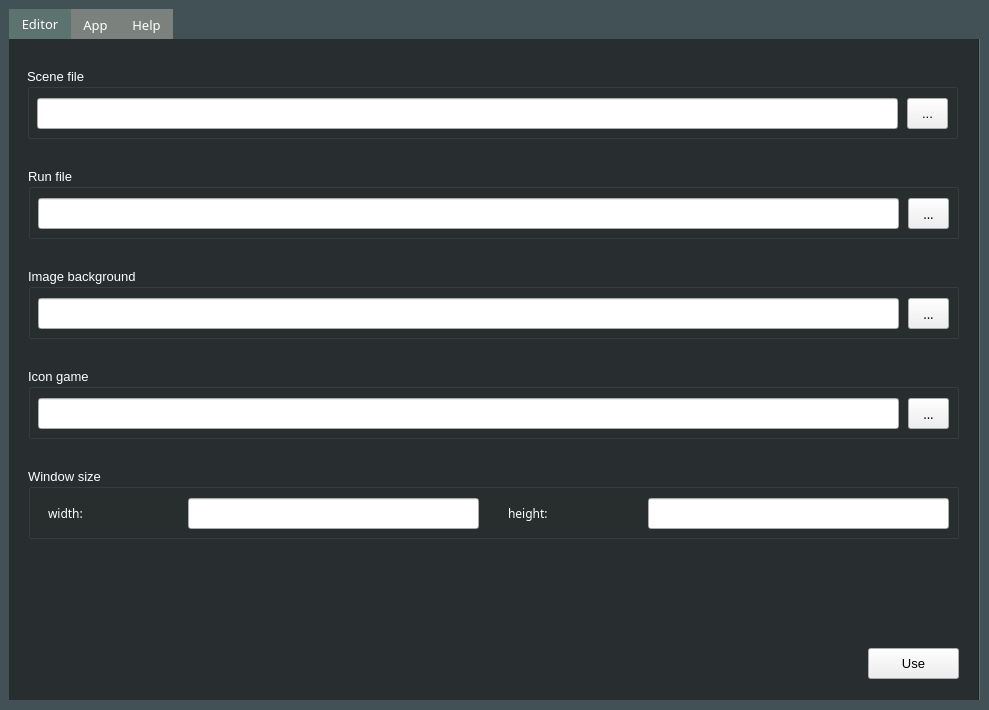
<?xml version="1.0" encoding="UTF-8"?>
<ui version="4.0">
 <class>Form</class>
 <widget class="QWidget" name="Form">
  <property name="geometry">
   <rect>
    <x>0</x>
    <y>0</y>
    <width>989</width>
    <height>710</height>
   </rect>
  </property>
  <property name="palette">
   <palette>
    <active>
     <colorrole role="Base">
      <brush brushstyle="SolidPattern">
       <color alpha="255">
        <red>255</red>
        <green>255</green>
        <blue>255</blue>
       </color>
      </brush>
     </colorrole>
     <colorrole role="Window">
      <brush brushstyle="SolidPattern">
       <color alpha="255">
        <red>65</red>
        <green>81</green>
        <blue>85</blue>
       </color>
      </brush>
     </colorrole>
    </active>
    <inactive>
     <colorrole role="Base">
      <brush brushstyle="SolidPattern">
       <color alpha="255">
        <red>255</red>
        <green>255</green>
        <blue>255</blue>
       </color>
      </brush>
     </colorrole>
     <colorrole role="Window">
      <brush brushstyle="SolidPattern">
       <color alpha="255">
        <red>65</red>
        <green>81</green>
        <blue>85</blue>
       </color>
      </brush>
     </colorrole>
    </inactive>
    <disabled>
     <colorrole role="Base">
      <brush brushstyle="SolidPattern">
       <color alpha="255">
        <red>65</red>
        <green>81</green>
        <blue>85</blue>
       </color>
      </brush>
     </colorrole>
     <colorrole role="Window">
      <brush brushstyle="SolidPattern">
       <color alpha="255">
        <red>65</red>
        <green>81</green>
        <blue>85</blue>
       </color>
      </brush>
     </colorrole>
    </disabled>
   </palette>
  </property>
  <property name="font">
   <font>
    <family>OCR A Extended</family>
   </font>
  </property>
  <property name="windowTitle">
   <string>Settings</string>
  </property>
  <property name="autoFillBackground">
   <bool>false</bool>
  </property>
  <widget class="QTabWidget" name="tabWidget">
   <property name="geometry">
    <rect>
     <x>9</x>
     <y>9</y>
     <width>971</width>
     <height>691</height>
    </rect>
   </property>
   <property name="font">
    <font>
     <family>OCR A Extended</family>
     <pointsize>10</pointsize>
    </font>
   </property>
   <property name="styleSheet">
    <string notr="true">QTabWidget::pane
{
    border: 1px;
    background-color: rgb(102, 126, 120, 190);
    color: rgb(255, 255, 255)
}

QTabBar::tab
{
	background-color: rgb(142, 146, 140, 190);
	color: rgb(255, 255, 255)
}

QTabBar::tab:selected
{
	background-color: rgb(102, 126, 120, 190);
	color: rgb(255, 255, 255)
}

QTabBar::tab:hover
{
	background-color: rgb(82, 106, 100, 190);
	color: rgb(255, 255, 255)
}</string>
   </property>
   <property name="currentIndex">
    <number>0</number>
   </property>
   <widget class="QWidget" name="tab">
    <attribute name="title">
     <string>Editor</string>
    </attribute>
    <widget class="QFrame" name="frame">
     <property name="geometry">
      <rect>
       <x>-1</x>
       <y>-1</y>
       <width>971</width>
       <height>671</height>
      </rect>
     </property>
     <property name="palette">
      <palette>
       <active>
        <colorrole role="Base">
         <brush brushstyle="SolidPattern">
          <color alpha="255">
           <red>255</red>
           <green>255</green>
           <blue>255</blue>
          </color>
         </brush>
        </colorrole>
        <colorrole role="Window">
         <brush brushstyle="SolidPattern">
          <color alpha="255">
           <red>40</red>
           <green>46</green>
           <blue>47</blue>
          </color>
         </brush>
        </colorrole>
       </active>
       <inactive>
        <colorrole role="Base">
         <brush brushstyle="SolidPattern">
          <color alpha="255">
           <red>255</red>
           <green>255</green>
           <blue>255</blue>
          </color>
         </brush>
        </colorrole>
        <colorrole role="Window">
         <brush brushstyle="SolidPattern">
          <color alpha="255">
           <red>40</red>
           <green>46</green>
           <blue>47</blue>
          </color>
         </brush>
        </colorrole>
       </inactive>
       <disabled>
        <colorrole role="Base">
         <brush brushstyle="SolidPattern">
          <color alpha="255">
           <red>40</red>
           <green>46</green>
           <blue>47</blue>
          </color>
         </brush>
        </colorrole>
        <colorrole role="Window">
         <brush brushstyle="SolidPattern">
          <color alpha="255">
           <red>40</red>
           <green>46</green>
           <blue>47</blue>
          </color>
         </brush>
        </colorrole>
       </disabled>
      </palette>
     </property>
     <property name="font">
      <font>
       <pointsize>7</pointsize>
      </font>
     </property>
     <property name="autoFillBackground">
      <bool>true</bool>
     </property>
     <property name="frameShape">
      <enum>QFrame::StyledPanel</enum>
     </property>
     <property name="frameShadow">
      <enum>QFrame::Raised</enum>
     </property>
     <widget class="QPushButton" name="pushButtonUse">
      <property name="geometry">
       <rect>
        <x>860</x>
        <y>610</y>
        <width>91</width>
        <height>31</height>
       </rect>
      </property>
      <property name="font">
       <font>
        <pointsize>10</pointsize>
       </font>
      </property>
      <property name="text">
       <string>Use</string>
      </property>
     </widget>
     <widget class="QGroupBox" name="groupBox">
      <property name="geometry">
       <rect>
        <x>20</x>
        <y>130</y>
        <width>931</width>
        <height>71</height>
       </rect>
      </property>
      <property name="palette">
       <palette>
        <active>
         <colorrole role="WindowText">
          <brush brushstyle="SolidPattern">
           <color alpha="255">
            <red>255</red>
            <green>255</green>
            <blue>255</blue>
           </color>
          </brush>
         </colorrole>
         <colorrole role="Text">
          <brush brushstyle="SolidPattern">
           <color alpha="255">
            <red>255</red>
            <green>255</green>
            <blue>255</blue>
           </color>
          </brush>
         </colorrole>
        </active>
        <inactive>
         <colorrole role="WindowText">
          <brush brushstyle="SolidPattern">
           <color alpha="255">
            <red>255</red>
            <green>255</green>
            <blue>255</blue>
           </color>
          </brush>
         </colorrole>
         <colorrole role="Text">
          <brush brushstyle="SolidPattern">
           <color alpha="255">
            <red>255</red>
            <green>255</green>
            <blue>255</blue>
           </color>
          </brush>
         </colorrole>
        </inactive>
        <disabled>
         <colorrole role="WindowText">
          <brush brushstyle="SolidPattern">
           <color alpha="255">
            <red>120</red>
            <green>120</green>
            <blue>120</blue>
           </color>
          </brush>
         </colorrole>
         <colorrole role="Text">
          <brush brushstyle="SolidPattern">
           <color alpha="255">
            <red>120</red>
            <green>120</green>
            <blue>120</blue>
           </color>
          </brush>
         </colorrole>
        </disabled>
       </palette>
      </property>
      <property name="font">
       <font>
        <pointsize>10</pointsize>
       </font>
      </property>
      <property name="title">
       <string>Run file</string>
      </property>
      <widget class="QToolButton" name="toolButtonRun">
       <property name="geometry">
        <rect>
         <x>880</x>
         <y>30</y>
         <width>41</width>
         <height>31</height>
        </rect>
       </property>
       <property name="font">
        <font>
         <family>OCR A Extended</family>
         <pointsize>10</pointsize>
        </font>
       </property>
       <property name="text">
        <string>...</string>
       </property>
      </widget>
      <widget class="QLineEdit" name="lineEditRun">
       <property name="geometry">
        <rect>
         <x>10</x>
         <y>30</y>
         <width>861</width>
         <height>31</height>
        </rect>
       </property>
       <property name="font">
        <font>
         <pointsize>9</pointsize>
        </font>
       </property>
      </widget>
     </widget>
     <widget class="QGroupBox" name="groupBox_2">
      <property name="geometry">
       <rect>
        <x>19</x>
        <y>30</y>
        <width>931</width>
        <height>71</height>
       </rect>
      </property>
      <property name="palette">
       <palette>
        <active>
         <colorrole role="WindowText">
          <brush brushstyle="SolidPattern">
           <color alpha="255">
            <red>255</red>
            <green>255</green>
            <blue>255</blue>
           </color>
          </brush>
         </colorrole>
        </active>
        <inactive>
         <colorrole role="WindowText">
          <brush brushstyle="SolidPattern">
           <color alpha="255">
            <red>255</red>
            <green>255</green>
            <blue>255</blue>
           </color>
          </brush>
         </colorrole>
        </inactive>
        <disabled>
         <colorrole role="WindowText">
          <brush brushstyle="SolidPattern">
           <color alpha="255">
            <red>120</red>
            <green>120</green>
            <blue>120</blue>
           </color>
          </brush>
         </colorrole>
        </disabled>
       </palette>
      </property>
      <property name="font">
       <font>
        <pointsize>10</pointsize>
       </font>
      </property>
      <property name="title">
       <string>Scene file</string>
      </property>
      <widget class="QToolButton" name="toolButtonScene">
       <property name="geometry">
        <rect>
         <x>880</x>
         <y>30</y>
         <width>41</width>
         <height>31</height>
        </rect>
       </property>
       <property name="font">
        <font>
         <pointsize>10</pointsize>
        </font>
       </property>
       <property name="text">
        <string>...</string>
       </property>
      </widget>
      <widget class="QLineEdit" name="lineEditScene">
       <property name="geometry">
        <rect>
         <x>10</x>
         <y>30</y>
         <width>861</width>
         <height>31</height>
        </rect>
       </property>
      </widget>
     </widget>
     <widget class="QGroupBox" name="groupBox_3">
      <property name="geometry">
       <rect>
        <x>20</x>
        <y>230</y>
        <width>931</width>
        <height>71</height>
       </rect>
      </property>
      <property name="palette">
       <palette>
        <active>
         <colorrole role="WindowText">
          <brush brushstyle="SolidPattern">
           <color alpha="255">
            <red>255</red>
            <green>255</green>
            <blue>255</blue>
           </color>
          </brush>
         </colorrole>
         <colorrole role="Text">
          <brush brushstyle="SolidPattern">
           <color alpha="255">
            <red>255</red>
            <green>255</green>
            <blue>255</blue>
           </color>
          </brush>
         </colorrole>
        </active>
        <inactive>
         <colorrole role="WindowText">
          <brush brushstyle="SolidPattern">
           <color alpha="255">
            <red>255</red>
            <green>255</green>
            <blue>255</blue>
           </color>
          </brush>
         </colorrole>
         <colorrole role="Text">
          <brush brushstyle="SolidPattern">
           <color alpha="255">
            <red>255</red>
            <green>255</green>
            <blue>255</blue>
           </color>
          </brush>
         </colorrole>
        </inactive>
        <disabled>
         <colorrole role="WindowText">
          <brush brushstyle="SolidPattern">
           <color alpha="255">
            <red>120</red>
            <green>120</green>
            <blue>120</blue>
           </color>
          </brush>
         </colorrole>
         <colorrole role="Text">
          <brush brushstyle="SolidPattern">
           <color alpha="255">
            <red>120</red>
            <green>120</green>
            <blue>120</blue>
           </color>
          </brush>
         </colorrole>
        </disabled>
       </palette>
      </property>
      <property name="font">
       <font>
        <pointsize>10</pointsize>
       </font>
      </property>
      <property name="title">
       <string>Image background</string>
      </property>
      <widget class="QToolButton" name="toolButtonImage">
       <property name="geometry">
        <rect>
         <x>880</x>
         <y>30</y>
         <width>41</width>
         <height>31</height>
        </rect>
       </property>
       <property name="font">
        <font>
         <family>OCR A Extended</family>
         <pointsize>10</pointsize>
        </font>
       </property>
       <property name="text">
        <string>...</string>
       </property>
      </widget>
      <widget class="QLineEdit" name="lineEditImage">
       <property name="geometry">
        <rect>
         <x>10</x>
         <y>30</y>
         <width>861</width>
         <height>31</height>
        </rect>
       </property>
       <property name="font">
        <font>
         <pointsize>9</pointsize>
        </font>
       </property>
      </widget>
     </widget>
     <widget class="QGroupBox" name="groupBox_4">
      <property name="geometry">
       <rect>
        <x>20</x>
        <y>330</y>
        <width>931</width>
        <height>71</height>
       </rect>
      </property>
      <property name="palette">
       <palette>
        <active>
         <colorrole role="WindowText">
          <brush brushstyle="SolidPattern">
           <color alpha="255">
            <red>255</red>
            <green>255</green>
            <blue>255</blue>
           </color>
          </brush>
         </colorrole>
         <colorrole role="Text">
          <brush brushstyle="SolidPattern">
           <color alpha="255">
            <red>255</red>
            <green>255</green>
            <blue>255</blue>
           </color>
          </brush>
         </colorrole>
        </active>
        <inactive>
         <colorrole role="WindowText">
          <brush brushstyle="SolidPattern">
           <color alpha="255">
            <red>255</red>
            <green>255</green>
            <blue>255</blue>
           </color>
          </brush>
         </colorrole>
         <colorrole role="Text">
          <brush brushstyle="SolidPattern">
           <color alpha="255">
            <red>255</red>
            <green>255</green>
            <blue>255</blue>
           </color>
          </brush>
         </colorrole>
        </inactive>
        <disabled>
         <colorrole role="WindowText">
          <brush brushstyle="SolidPattern">
           <color alpha="255">
            <red>120</red>
            <green>120</green>
            <blue>120</blue>
           </color>
          </brush>
         </colorrole>
         <colorrole role="Text">
          <brush brushstyle="SolidPattern">
           <color alpha="255">
            <red>120</red>
            <green>120</green>
            <blue>120</blue>
           </color>
          </brush>
         </colorrole>
        </disabled>
       </palette>
      </property>
      <property name="font">
       <font>
        <pointsize>10</pointsize>
       </font>
      </property>
      <property name="title">
       <string>Icon game</string>
      </property>
      <widget class="QToolButton" name="toolButtonIcon">
       <property name="geometry">
        <rect>
         <x>880</x>
         <y>30</y>
         <width>41</width>
         <height>31</height>
        </rect>
       </property>
       <property name="font">
        <font>
         <family>OCR A Extended</family>
         <pointsize>10</pointsize>
        </font>
       </property>
       <property name="text">
        <string>...</string>
       </property>
      </widget>
      <widget class="QLineEdit" name="lineEditIcon">
       <property name="geometry">
        <rect>
         <x>10</x>
         <y>30</y>
         <width>861</width>
         <height>31</height>
        </rect>
       </property>
       <property name="font">
        <font>
         <pointsize>9</pointsize>
        </font>
       </property>
      </widget>
     </widget>
     <widget class="QGroupBox" name="groupBox_5">
      <property name="geometry">
       <rect>
        <x>20</x>
        <y>430</y>
        <width>931</width>
        <height>71</height>
       </rect>
      </property>
      <property name="palette">
       <palette>
        <active>
         <colorrole role="WindowText">
          <brush brushstyle="SolidPattern">
           <color alpha="255">
            <red>255</red>
            <green>255</green>
            <blue>255</blue>
           </color>
          </brush>
         </colorrole>
         <colorrole role="Text">
          <brush brushstyle="SolidPattern">
           <color alpha="255">
            <red>255</red>
            <green>255</green>
            <blue>255</blue>
           </color>
          </brush>
         </colorrole>
        </active>
        <inactive>
         <colorrole role="WindowText">
          <brush brushstyle="SolidPattern">
           <color alpha="255">
            <red>255</red>
            <green>255</green>
            <blue>255</blue>
           </color>
          </brush>
         </colorrole>
         <colorrole role="Text">
          <brush brushstyle="SolidPattern">
           <color alpha="255">
            <red>255</red>
            <green>255</green>
            <blue>255</blue>
           </color>
          </brush>
         </colorrole>
        </inactive>
        <disabled>
         <colorrole role="WindowText">
          <brush brushstyle="SolidPattern">
           <color alpha="255">
            <red>120</red>
            <green>120</green>
            <blue>120</blue>
           </color>
          </brush>
         </colorrole>
         <colorrole role="Text">
          <brush brushstyle="SolidPattern">
           <color alpha="255">
            <red>120</red>
            <green>120</green>
            <blue>120</blue>
           </color>
          </brush>
         </colorrole>
        </disabled>
       </palette>
      </property>
      <property name="font">
       <font>
        <pointsize>10</pointsize>
       </font>
      </property>
      <property name="title">
       <string>Window size</string>
      </property>
      <widget class="QLineEdit" name="lineEditWidth">
       <property name="geometry">
        <rect>
         <x>160</x>
         <y>30</y>
         <width>291</width>
         <height>31</height>
        </rect>
       </property>
       <property name="font">
        <font>
         <pointsize>9</pointsize>
        </font>
       </property>
      </widget>
      <widget class="QLineEdit" name="lineEditHeight">
       <property name="geometry">
        <rect>
         <x>620</x>
         <y>30</y>
         <width>301</width>
         <height>31</height>
        </rect>
       </property>
       <property name="font">
        <font>
         <pointsize>9</pointsize>
        </font>
       </property>
      </widget>
      <widget class="QLabel" name="label">
       <property name="geometry">
        <rect>
         <x>20</x>
         <y>30</y>
         <width>141</width>
         <height>31</height>
        </rect>
       </property>
       <property name="palette">
        <palette>
         <active>
          <colorrole role="WindowText">
           <brush brushstyle="SolidPattern">
            <color alpha="255">
             <red>255</red>
             <green>255</green>
             <blue>255</blue>
            </color>
           </brush>
          </colorrole>
          <colorrole role="Text">
           <brush brushstyle="SolidPattern">
            <color alpha="255">
             <red>255</red>
             <green>255</green>
             <blue>255</blue>
            </color>
           </brush>
          </colorrole>
          <colorrole role="ButtonText">
           <brush brushstyle="SolidPattern">
            <color alpha="255">
             <red>255</red>
             <green>255</green>
             <blue>255</blue>
            </color>
           </brush>
          </colorrole>
         </active>
         <inactive>
          <colorrole role="WindowText">
           <brush brushstyle="SolidPattern">
            <color alpha="255">
             <red>255</red>
             <green>255</green>
             <blue>255</blue>
            </color>
           </brush>
          </colorrole>
          <colorrole role="Text">
           <brush brushstyle="SolidPattern">
            <color alpha="255">
             <red>255</red>
             <green>255</green>
             <blue>255</blue>
            </color>
           </brush>
          </colorrole>
          <colorrole role="ButtonText">
           <brush brushstyle="SolidPattern">
            <color alpha="255">
             <red>255</red>
             <green>255</green>
             <blue>255</blue>
            </color>
           </brush>
          </colorrole>
         </inactive>
         <disabled>
          <colorrole role="WindowText">
           <brush brushstyle="SolidPattern">
            <color alpha="255">
             <red>255</red>
             <green>255</green>
             <blue>255</blue>
            </color>
           </brush>
          </colorrole>
          <colorrole role="Text">
           <brush brushstyle="SolidPattern">
            <color alpha="255">
             <red>255</red>
             <green>255</green>
             <blue>255</blue>
            </color>
           </brush>
          </colorrole>
          <colorrole role="ButtonText">
           <brush brushstyle="SolidPattern">
            <color alpha="255">
             <red>255</red>
             <green>255</green>
             <blue>255</blue>
            </color>
           </brush>
          </colorrole>
         </disabled>
        </palette>
       </property>
       <property name="font">
        <font>
         <family>OCR A Extended</family>
         <pointsize>9</pointsize>
        </font>
       </property>
       <property name="styleSheet">
        <string notr="true">color: rgb(255, 255, 255);</string>
       </property>
       <property name="text">
        <string>width:</string>
       </property>
      </widget>
      <widget class="QLabel" name="label_2">
       <property name="geometry">
        <rect>
         <x>480</x>
         <y>30</y>
         <width>141</width>
         <height>31</height>
        </rect>
       </property>
       <property name="palette">
        <palette>
         <active>
          <colorrole role="WindowText">
           <brush brushstyle="SolidPattern">
            <color alpha="255">
             <red>255</red>
             <green>255</green>
             <blue>255</blue>
            </color>
           </brush>
          </colorrole>
          <colorrole role="Text">
           <brush brushstyle="SolidPattern">
            <color alpha="255">
             <red>255</red>
             <green>255</green>
             <blue>255</blue>
            </color>
           </brush>
          </colorrole>
          <colorrole role="ButtonText">
           <brush brushstyle="SolidPattern">
            <color alpha="255">
             <red>255</red>
             <green>255</green>
             <blue>255</blue>
            </color>
           </brush>
          </colorrole>
         </active>
         <inactive>
          <colorrole role="WindowText">
           <brush brushstyle="SolidPattern">
            <color alpha="255">
             <red>255</red>
             <green>255</green>
             <blue>255</blue>
            </color>
           </brush>
          </colorrole>
          <colorrole role="Text">
           <brush brushstyle="SolidPattern">
            <color alpha="255">
             <red>255</red>
             <green>255</green>
             <blue>255</blue>
            </color>
           </brush>
          </colorrole>
          <colorrole role="ButtonText">
           <brush brushstyle="SolidPattern">
            <color alpha="255">
             <red>255</red>
             <green>255</green>
             <blue>255</blue>
            </color>
           </brush>
          </colorrole>
         </inactive>
         <disabled>
          <colorrole role="WindowText">
           <brush brushstyle="SolidPattern">
            <color alpha="255">
             <red>255</red>
             <green>255</green>
             <blue>255</blue>
            </color>
           </brush>
          </colorrole>
          <colorrole role="Text">
           <brush brushstyle="SolidPattern">
            <color alpha="255">
             <red>255</red>
             <green>255</green>
             <blue>255</blue>
            </color>
           </brush>
          </colorrole>
          <colorrole role="ButtonText">
           <brush brushstyle="SolidPattern">
            <color alpha="255">
             <red>255</red>
             <green>255</green>
             <blue>255</blue>
            </color>
           </brush>
          </colorrole>
         </disabled>
        </palette>
       </property>
       <property name="font">
        <font>
         <family>OCR A Extended</family>
         <pointsize>9</pointsize>
        </font>
       </property>
       <property name="styleSheet">
        <string notr="true">color: rgb(255, 255, 255);</string>
       </property>
       <property name="text">
        <string>height:</string>
       </property>
      </widget>
     </widget>
    </widget>
   </widget>
   <widget class="QWidget" name="tab_2">
    <attribute name="title">
     <string>App</string>
    </attribute>
    <widget class="QFrame" name="frame_2">
     <property name="geometry">
      <rect>
       <x>0</x>
       <y>0</y>
       <width>971</width>
       <height>671</height>
      </rect>
     </property>
     <property name="palette">
      <palette>
       <active>
        <colorrole role="Base">
         <brush brushstyle="SolidPattern">
          <color alpha="255">
           <red>255</red>
           <green>255</green>
           <blue>255</blue>
          </color>
         </brush>
        </colorrole>
        <colorrole role="Window">
         <brush brushstyle="SolidPattern">
          <color alpha="255">
           <red>40</red>
           <green>46</green>
           <blue>47</blue>
          </color>
         </brush>
        </colorrole>
       </active>
       <inactive>
        <colorrole role="Base">
         <brush brushstyle="SolidPattern">
          <color alpha="255">
           <red>255</red>
           <green>255</green>
           <blue>255</blue>
          </color>
         </brush>
        </colorrole>
        <colorrole role="Window">
         <brush brushstyle="SolidPattern">
          <color alpha="255">
           <red>40</red>
           <green>46</green>
           <blue>47</blue>
          </color>
         </brush>
        </colorrole>
       </inactive>
       <disabled>
        <colorrole role="Base">
         <brush brushstyle="SolidPattern">
          <color alpha="255">
           <red>40</red>
           <green>46</green>
           <blue>47</blue>
          </color>
         </brush>
        </colorrole>
        <colorrole role="Window">
         <brush brushstyle="SolidPattern">
          <color alpha="255">
           <red>40</red>
           <green>46</green>
           <blue>47</blue>
          </color>
         </brush>
        </colorrole>
       </disabled>
      </palette>
     </property>
     <property name="font">
      <font>
       <pointsize>7</pointsize>
      </font>
     </property>
     <property name="autoFillBackground">
      <bool>true</bool>
     </property>
     <property name="frameShape">
      <enum>QFrame::StyledPanel</enum>
     </property>
     <property name="frameShadow">
      <enum>QFrame::Raised</enum>
     </property>
    </widget>
   </widget>
   <widget class="QWidget" name="tab_3">
    <attribute name="title">
     <string>Help</string>
    </attribute>
    <widget class="QFrame" name="frame_3">
     <property name="geometry">
      <rect>
       <x>0</x>
       <y>0</y>
       <width>971</width>
       <height>671</height>
      </rect>
     </property>
     <property name="palette">
      <palette>
       <active>
        <colorrole role="Base">
         <brush brushstyle="SolidPattern">
          <color alpha="255">
           <red>255</red>
           <green>255</green>
           <blue>255</blue>
          </color>
         </brush>
        </colorrole>
        <colorrole role="Window">
         <brush brushstyle="SolidPattern">
          <color alpha="255">
           <red>40</red>
           <green>46</green>
           <blue>47</blue>
          </color>
         </brush>
        </colorrole>
       </active>
       <inactive>
        <colorrole role="Base">
         <brush brushstyle="SolidPattern">
          <color alpha="255">
           <red>255</red>
           <green>255</green>
           <blue>255</blue>
          </color>
         </brush>
        </colorrole>
        <colorrole role="Window">
         <brush brushstyle="SolidPattern">
          <color alpha="255">
           <red>40</red>
           <green>46</green>
           <blue>47</blue>
          </color>
         </brush>
        </colorrole>
       </inactive>
       <disabled>
        <colorrole role="Base">
         <brush brushstyle="SolidPattern">
          <color alpha="255">
           <red>40</red>
           <green>46</green>
           <blue>47</blue>
          </color>
         </brush>
        </colorrole>
        <colorrole role="Window">
         <brush brushstyle="SolidPattern">
          <color alpha="255">
           <red>40</red>
           <green>46</green>
           <blue>47</blue>
          </color>
         </brush>
        </colorrole>
       </disabled>
      </palette>
     </property>
     <property name="font">
      <font>
       <pointsize>7</pointsize>
      </font>
     </property>
     <property name="autoFillBackground">
      <bool>true</bool>
     </property>
     <property name="frameShape">
      <enum>QFrame::StyledPanel</enum>
     </property>
     <property name="frameShadow">
      <enum>QFrame::Raised</enum>
     </property>
    </widget>
   </widget>
  </widget>
 </widget>
 <resources/>
 <connections/>
</ui>
